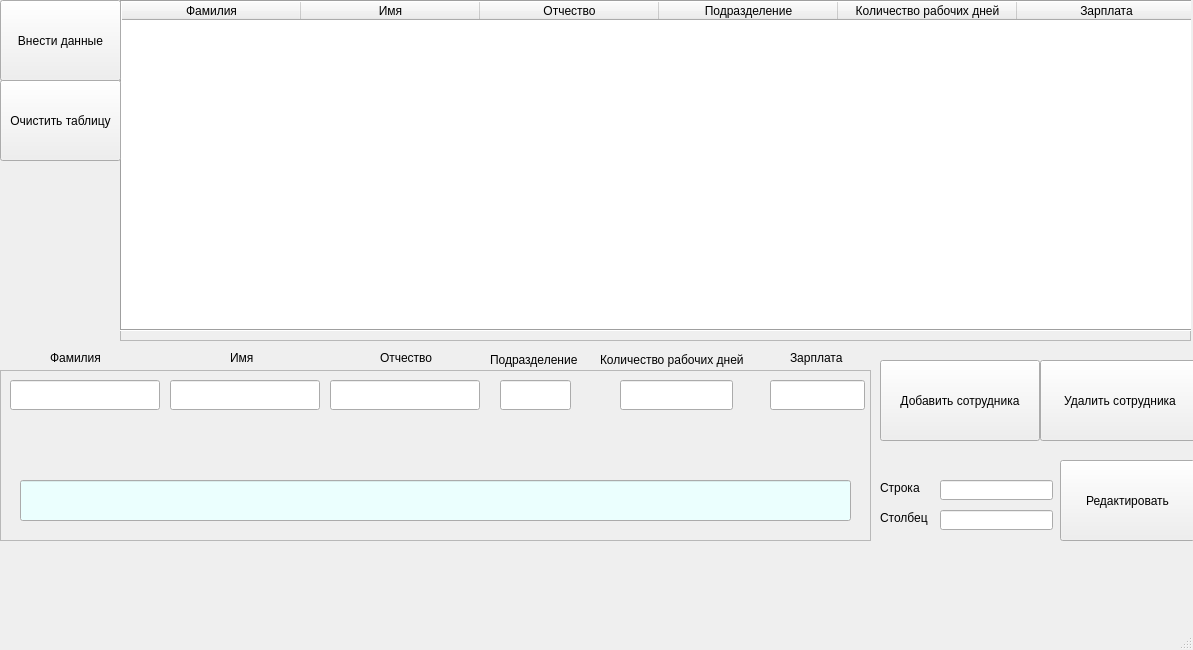
<?xml version="1.0" encoding="UTF-8"?>
<ui version="4.0">
 <class>MainWindow</class>
 <widget class="QMainWindow" name="MainWindow">
  <property name="enabled">
   <bool>true</bool>
  </property>
  <property name="geometry">
   <rect>
    <x>0</x>
    <y>0</y>
    <width>1193</width>
    <height>650</height>
   </rect>
  </property>
  <property name="windowTitle">
   <string>Список студентов</string>
  </property>
  <widget class="QWidget" name="centralwidget">
   <widget class="QFrame" name="frame">
    <property name="geometry">
     <rect>
      <x>120</x>
      <y>0</y>
      <width>1071</width>
      <height>341</height>
     </rect>
    </property>
    <property name="frameShape">
     <enum>QFrame::StyledPanel</enum>
    </property>
    <property name="frameShadow">
     <enum>QFrame::Raised</enum>
    </property>
    <widget class="QTableWidget" name="tableWidget">
     <property name="geometry">
      <rect>
       <x>0</x>
       <y>0</y>
       <width>1081</width>
       <height>331</height>
      </rect>
     </property>
     <property name="frameShape">
      <enum>QFrame::Box</enum>
     </property>
     <property name="frameShadow">
      <enum>QFrame::Sunken</enum>
     </property>
     <property name="autoScrollMargin">
      <number>16</number>
     </property>
     <property name="rowCount">
      <number>0</number>
     </property>
     <property name="columnCount">
      <number>6</number>
     </property>
     <attribute name="horizontalHeaderVisible">
      <bool>true</bool>
     </attribute>
     <attribute name="horizontalHeaderDefaultSectionSize">
      <number>179</number>
     </attribute>
     <column>
      <property name="text">
       <string>Фамилия</string>
      </property>
     </column>
     <column>
      <property name="text">
       <string>Имя</string>
      </property>
     </column>
     <column>
      <property name="text">
       <string>Отчество</string>
      </property>
     </column>
     <column>
      <property name="text">
       <string>Подразделение</string>
      </property>
     </column>
     <column>
      <property name="text">
       <string>Количество рабочих дней</string>
      </property>
     </column>
     <column>
      <property name="text">
       <string>Зарплата</string>
      </property>
     </column>
    </widget>
   </widget>
   <widget class="QPushButton" name="pushButton_2">
    <property name="geometry">
     <rect>
      <x>0</x>
      <y>80</y>
      <width>121</width>
      <height>81</height>
     </rect>
    </property>
    <property name="text">
     <string>Очистить таблицу</string>
    </property>
   </widget>
   <widget class="QPushButton" name="pushButton_3">
    <property name="geometry">
     <rect>
      <x>880</x>
      <y>360</y>
      <width>160</width>
      <height>81</height>
     </rect>
    </property>
    <property name="text">
     <string>Добавить сотрудника</string>
    </property>
   </widget>
   <widget class="QFrame" name="frame_2">
    <property name="geometry">
     <rect>
      <x>0</x>
      <y>370</y>
      <width>871</width>
      <height>171</height>
     </rect>
    </property>
    <property name="frameShape">
     <enum>QFrame::StyledPanel</enum>
    </property>
    <property name="frameShadow">
     <enum>QFrame::Raised</enum>
    </property>
    <widget class="QLineEdit" name="lineEdit">
     <property name="geometry">
      <rect>
       <x>20</x>
       <y>110</y>
       <width>831</width>
       <height>41</height>
      </rect>
     </property>
     <property name="palette">
      <palette>
       <active>
        <colorrole role="WindowText">
         <brush brushstyle="SolidPattern">
          <color alpha="255">
           <red>0</red>
           <green>0</green>
           <blue>255</blue>
          </color>
         </brush>
        </colorrole>
        <colorrole role="Text">
         <brush brushstyle="SolidPattern">
          <color alpha="255">
           <red>0</red>
           <green>0</green>
           <blue>255</blue>
          </color>
         </brush>
        </colorrole>
        <colorrole role="Base">
         <brush brushstyle="SolidPattern">
          <color alpha="255">
           <red>235</red>
           <green>255</green>
           <blue>254</blue>
          </color>
         </brush>
        </colorrole>
        <colorrole role="PlaceholderText">
         <brush brushstyle="SolidPattern">
          <color alpha="128">
           <red>0</red>
           <green>0</green>
           <blue>255</blue>
          </color>
         </brush>
        </colorrole>
       </active>
       <inactive>
        <colorrole role="WindowText">
         <brush brushstyle="SolidPattern">
          <color alpha="255">
           <red>0</red>
           <green>0</green>
           <blue>255</blue>
          </color>
         </brush>
        </colorrole>
        <colorrole role="Text">
         <brush brushstyle="SolidPattern">
          <color alpha="255">
           <red>0</red>
           <green>0</green>
           <blue>255</blue>
          </color>
         </brush>
        </colorrole>
        <colorrole role="Base">
         <brush brushstyle="SolidPattern">
          <color alpha="255">
           <red>235</red>
           <green>255</green>
           <blue>254</blue>
          </color>
         </brush>
        </colorrole>
        <colorrole role="PlaceholderText">
         <brush brushstyle="SolidPattern">
          <color alpha="128">
           <red>0</red>
           <green>0</green>
           <blue>255</blue>
          </color>
         </brush>
        </colorrole>
       </inactive>
       <disabled>
        <colorrole role="WindowText">
         <brush brushstyle="SolidPattern">
          <color alpha="255">
           <red>120</red>
           <green>120</green>
           <blue>120</blue>
          </color>
         </brush>
        </colorrole>
        <colorrole role="Text">
         <brush brushstyle="SolidPattern">
          <color alpha="255">
           <red>120</red>
           <green>120</green>
           <blue>120</blue>
          </color>
         </brush>
        </colorrole>
        <colorrole role="Base">
         <brush brushstyle="SolidPattern">
          <color alpha="255">
           <red>240</red>
           <green>240</green>
           <blue>240</blue>
          </color>
         </brush>
        </colorrole>
        <colorrole role="PlaceholderText">
         <brush brushstyle="SolidPattern">
          <color alpha="128">
           <red>0</red>
           <green>0</green>
           <blue>0</blue>
          </color>
         </brush>
        </colorrole>
       </disabled>
      </palette>
     </property>
     <property name="text">
      <string/>
     </property>
    </widget>
    <widget class="QLineEdit" name="lineEdit_4">
     <property name="geometry">
      <rect>
       <x>10</x>
       <y>10</y>
       <width>150</width>
       <height>30</height>
      </rect>
     </property>
    </widget>
    <widget class="QLineEdit" name="lineEdit_5">
     <property name="geometry">
      <rect>
       <x>170</x>
       <y>10</y>
       <width>150</width>
       <height>30</height>
      </rect>
     </property>
    </widget>
    <widget class="QLineEdit" name="lineEdit_6">
     <property name="geometry">
      <rect>
       <x>330</x>
       <y>10</y>
       <width>150</width>
       <height>30</height>
      </rect>
     </property>
    </widget>
    <widget class="QLineEdit" name="lineEdit_7">
     <property name="geometry">
      <rect>
       <x>500</x>
       <y>10</y>
       <width>71</width>
       <height>30</height>
      </rect>
     </property>
    </widget>
    <widget class="QLineEdit" name="lineEdit_8">
     <property name="geometry">
      <rect>
       <x>620</x>
       <y>10</y>
       <width>113</width>
       <height>30</height>
      </rect>
     </property>
    </widget>
    <widget class="QLineEdit" name="lineEdit_9">
     <property name="geometry">
      <rect>
       <x>770</x>
       <y>10</y>
       <width>95</width>
       <height>30</height>
      </rect>
     </property>
    </widget>
   </widget>
   <widget class="QPushButton" name="pushButton">
    <property name="geometry">
     <rect>
      <x>0</x>
      <y>0</y>
      <width>121</width>
      <height>81</height>
     </rect>
    </property>
    <property name="text">
     <string>Внести данные</string>
    </property>
   </widget>
   <widget class="QPushButton" name="pushButton_4">
    <property name="geometry">
     <rect>
      <x>1060</x>
      <y>460</y>
      <width>135</width>
      <height>81</height>
     </rect>
    </property>
    <property name="text">
     <string>Редактировать</string>
    </property>
   </widget>
   <widget class="QLineEdit" name="lineEdit_2">
    <property name="geometry">
     <rect>
      <x>940</x>
      <y>480</y>
      <width>113</width>
      <height>20</height>
     </rect>
    </property>
   </widget>
   <widget class="QLineEdit" name="lineEdit_3">
    <property name="geometry">
     <rect>
      <x>940</x>
      <y>510</y>
      <width>113</width>
      <height>20</height>
     </rect>
    </property>
   </widget>
   <widget class="QPushButton" name="pushButton_5">
    <property name="geometry">
     <rect>
      <x>1040</x>
      <y>360</y>
      <width>160</width>
      <height>81</height>
     </rect>
    </property>
    <property name="text">
     <string>Удалить сотрудника</string>
    </property>
   </widget>
   <widget class="QLabel" name="label">
    <property name="geometry">
     <rect>
      <x>50</x>
      <y>350</y>
      <width>55</width>
      <height>16</height>
     </rect>
    </property>
    <property name="text">
     <string>Фамилия</string>
    </property>
   </widget>
   <widget class="QLabel" name="label_2">
    <property name="geometry">
     <rect>
      <x>230</x>
      <y>350</y>
      <width>31</width>
      <height>16</height>
     </rect>
    </property>
    <property name="text">
     <string>Имя</string>
    </property>
   </widget>
   <widget class="QLabel" name="label_3">
    <property name="geometry">
     <rect>
      <x>380</x>
      <y>350</y>
      <width>55</width>
      <height>16</height>
     </rect>
    </property>
    <property name="text">
     <string>Отчество</string>
    </property>
   </widget>
   <widget class="QLabel" name="label_4">
    <property name="geometry">
     <rect>
      <x>490</x>
      <y>350</y>
      <width>91</width>
      <height>20</height>
     </rect>
    </property>
    <property name="text">
     <string>Подразделение</string>
    </property>
   </widget>
   <widget class="QLabel" name="label_5">
    <property name="geometry">
     <rect>
      <x>600</x>
      <y>350</y>
      <width>151</width>
      <height>20</height>
     </rect>
    </property>
    <property name="text">
     <string>Количество рабочих дней</string>
    </property>
   </widget>
   <widget class="QLabel" name="label_6">
    <property name="geometry">
     <rect>
      <x>790</x>
      <y>350</y>
      <width>55</width>
      <height>16</height>
     </rect>
    </property>
    <property name="text">
     <string>Зарплата</string>
    </property>
   </widget>
   <widget class="QLabel" name="label_7">
    <property name="geometry">
     <rect>
      <x>880</x>
      <y>480</y>
      <width>55</width>
      <height>16</height>
     </rect>
    </property>
    <property name="text">
     <string>Строка</string>
    </property>
   </widget>
   <widget class="QLabel" name="label_8">
    <property name="geometry">
     <rect>
      <x>880</x>
      <y>510</y>
      <width>55</width>
      <height>16</height>
     </rect>
    </property>
    <property name="text">
     <string>Столбец</string>
    </property>
   </widget>
  </widget>
  <widget class="QMenuBar" name="menubar">
   <property name="geometry">
    <rect>
     <x>0</x>
     <y>0</y>
     <width>1193</width>
     <height>26</height>
    </rect>
   </property>
  </widget>
  <widget class="QStatusBar" name="statusbar"/>
 </widget>
 <resources/>
 <connections>
  <connection>
   <sender>pushButton_2</sender>
   <signal>clicked()</signal>
   <receiver>tableWidget</receiver>
   <slot>clearContents()</slot>
   <hints>
    <hint type="sourcelabel">
     <x>319</x>
     <y>349</y>
    </hint>
    <hint type="destinationlabel">
     <x>301</x>
     <y>222</y>
    </hint>
   </hints>
  </connection>
 </connections>
</ui>
